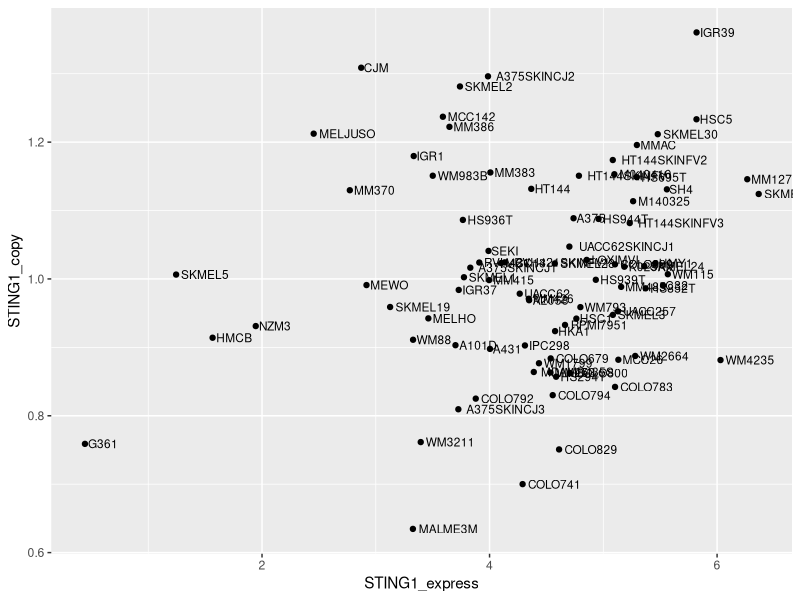

Write R code to recreate this figure.
## ---- chunk 1
knitr::opts_chunk$set(echo = FALSE)
library(tidyverse)
library(readxl)
expression <- read_excel("cGAS-STING-expression.xlsx")
copynumber <- read_excel("cGAS-STING-copy.xlsx")
mutation <- read_excel("cGAS-STING-mutation.xlsx")
info <- read_excel("cell-line-info.xlsx")
## ---- chunk 2
STING_mutation <- mutation %>%
  filter(STING1 == 1)

STING_data <- expression %>%
 ## filter(STING1_express < 0.7466996) %>%
  inner_join(copynumber) %>%
  inner_join(info) %>%
  anti_join(STING_mutation) %>%
  select(lineage_1, STING1_express, STING1_copy, cell_line)
## ---- chunk 3
STING_data %>%
  filter(lineage_1 == "Skin") %>%
ggplot(aes(x = STING1_express, y = STING1_copy)) +
  geom_point() +
  geom_text(aes(x = STING1_express, y = STING1_copy, label = cell_line), size = 3,
            hjust = -0.1)
